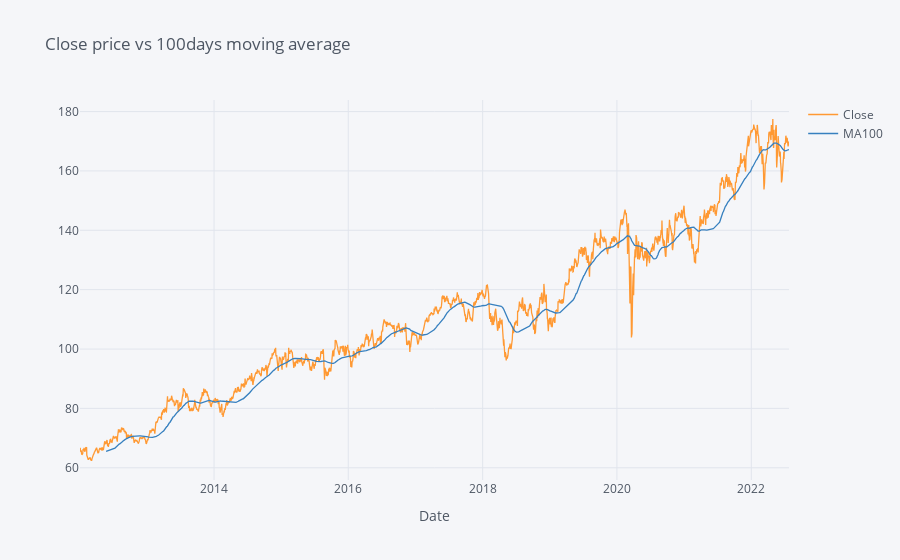

Here is the notebook cell this chart was saved with:
### Code cell
df[['Close', 'MA100']].iplot(kind='line', title= "Close price vs 100days moving average", xaxis_title='Date')

### Figure 1 — Plotly figure (JSON) as saved in the notebook; plotly's stock layout.template omitted (floating-point values rounded to 4 significant figures; data arrays with more than 128 entries replaced by an {"elided": "..."} marker saying what was removed)
{"data": [{"line": {"color": "rgba(255, 153, 51, 1.0)", "dash": "solid", "shape": "linear", "width": 1.3}, "mode": "lines", "name": "Close", "text": "", "type": "scatter", "x": {"elided": "2657 str values"}, "y": {"elided": "2657 float values"}}, {"line": {"color": "rgba(55, 128, 191, 1.0)", "dash": "solid", "shape": "linear", "width": 1.3}, "mode": "lines", "name": "MA100", "text": "", "type": "scatter", "x": {"elided": "2657 str values"}, "y": {"elided": "2657 mixed values"}}], "layout": {"legend": {"bgcolor": "#F5F6F9", "font": {"color": "#4D5663"}}, "paper_bgcolor": "#F5F6F9", "plot_bgcolor": "#F5F6F9", "title": {"font": {"color": "#4D5663"}, "text": "Close price vs 100days moving average"}, "xaxis": {"gridcolor": "#E1E5ED", "showgrid": true, "tickfont": {"color": "#4D5663"}, "title": {"font": {"color": "#4D5663"}, "text": "Date"}, "zerolinecolor": "#E1E5ED"}, "yaxis": {"gridcolor": "#E1E5ED", "showgrid": true, "tickfont": {"color": "#4D5663"}, "title": {"font": {"color": "#4D5663"}, "text": ""}, "zerolinecolor": "#E1E5ED"}}}
